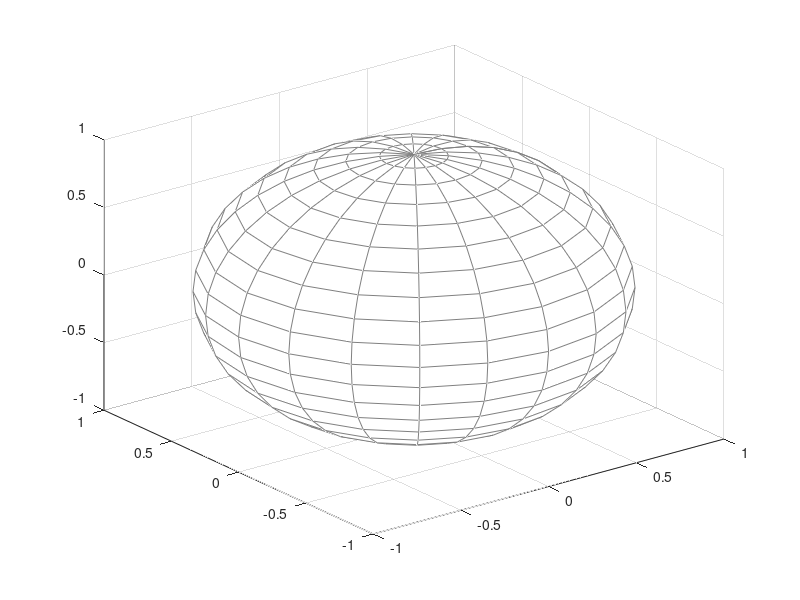

Write MATLAB code to recreate this figure. (Note: this script raises an error after producing the figure.)
% plot poincare sphere template
function SphereTemplate

N = 20;
[X,Y,Z] = sphere(N);
Hs = mesh(X,Y,Z,'facecolor','w','edgecolor',[0.5 0.5 0.5]);  % set grid facecolor to white
caxis([1.0 1.01]);  % set grid to appear like all one color
alpha(0.30);  % set opacity of sphere to 70%
axis equal;  % make the three axes equal so the ellipsoid looks like a sphere
set(gcf,'Renderer','opengl');
hold on;

% Draw x- and y- and z-axes
Hx = plot3([-1.5 1.5], [0 0], [0 0],'k-');
set(Hx,'linewidth',2,'linestyle','-','color','k');
ht_x = text(1.75,0,0,'+S_1','fontweight','bold','fontsize',16,'fontname','arial');
Hy = plot3([0 0], [-1.5 1.5], [0 0],'k-');
set(Hy,'linewidth',2,'linestyle','-','color','k');
ht_y = text(0.1,1.6,0,'+S_2','fontweight','bold','fontsize',16,'fontname','arial');
Hz = plot3([0 0], [0 0], [-1.5 1.5],'k-');
set(Hz,'linewidth',2,'linestyle','-','color','k');
ht_z = text(-0.05,0,1.35,'+S_3','fontweight','bold','fontsize',16,'fontname','arial');
ht_lcp = text(-0.05,0.0,1.1,'V_{21}^+','fontweight','bold','fontsize',16,'fontname','arial','color','k');

% Draw a bold circle about the equator (2*epsilon = 0)
x_e = (-1:.01:1);
for i = 1:length(x_e)
z_e(i) = 0;
y_e_p(i) = +sqrt(1 - x_e(i)^2);
y_e_n(i) = -sqrt(1 - x_e(i)^2);
end
He = plot3(x_e,y_e_p,z_e,'k-',x_e,y_e_n,z_e,'k-');
set(He,'linewidth',2,'color','k');

% Draw a bold circle about the prime meridian (2*theta = 0, 180)
y_pm = (-1:.01:1);
for i = 1:length(x_e)
x_pm(i) = 0;
z_pm_p(i) = +sqrt(1 - y_pm(i)^2);
z_pm_n(i) = -sqrt(1 - y_pm(i)^2);
end
Hpm = plot3(x_pm,y_pm,z_pm_p,'k-',x_pm,y_pm,z_pm_n,'k-');
set(Hpm,'linewidth',2,'color','k');